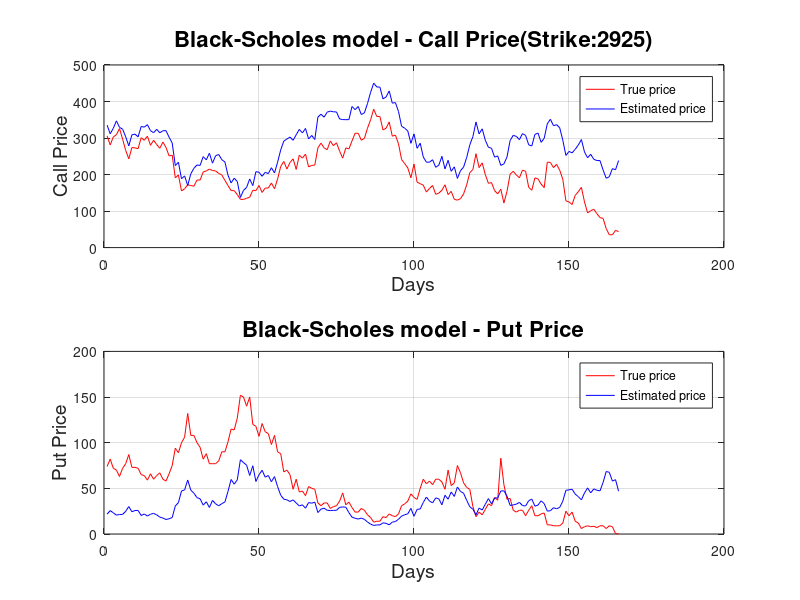
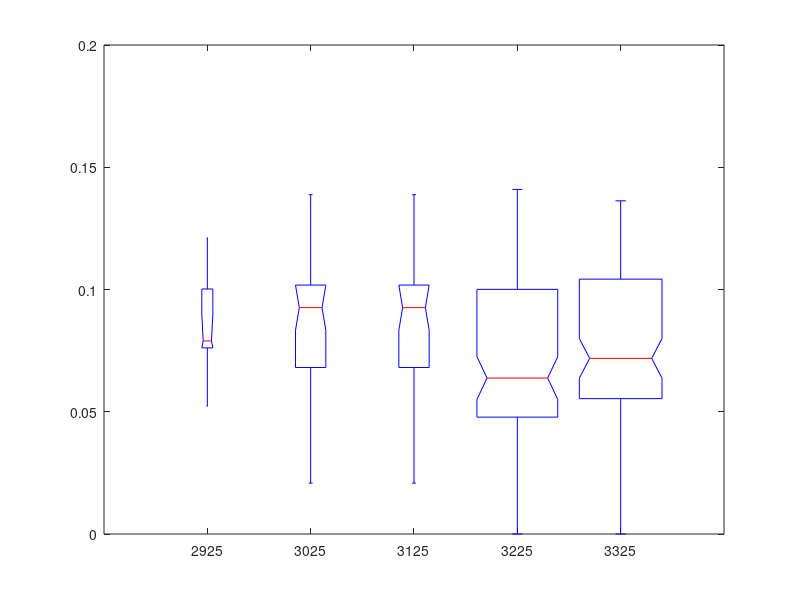

These charts were generated, in order, by the following MATLAB code:
load('c2925.mat');load('p2925.mat');load('c3025.mat');load('p3025.mat');
load('c3125.mat');load('p3125.mat');load('c3225.mat');load('p3225.mat');
load('c3325.mat');load('p3325.mat');
strike = [2925;3025;3125;3225;3325];
[rows,cols] = size(c2925);
T = floor(rows/4);
price = zeros(rows-T-1,1);
%price(:,1) = c2925(2:rows-T,3);
price(:,1) = c2925(T+2:rows,3);
% calculate returns (from Day 2)
ftse = zeros(rows,1);
ftse(:,1) = c2925(1:rows,3);
returns = zeros(rows-1,1);
for i = 1:rows-1
    returns(i,1) = log(ftse(i+1,1)/ftse(i,1));
end
% calculate volatitily (sliding window range T)
volatility = zeros(rows-1-T,1);
r = 0;
for i = 1:rows-1-T
    volatility(i,1) = std(returns(1+r:T+r,1))*sqrt(222);
    r = r+1;
end
[Call1, Put1] = blsprice(price,strike(1),0.06,0.6,volatility); %2925
[Call2, Put2] = blsprice(price,strike(2),0.06,0.6,volatility); %3025
[Call3, Put3] = blsprice(price,strike(3),0.06,0.6,volatility); %3125
[Call4, Put4] = blsprice(price,strike(4),0.06,0.6,volatility); %3225
[Call5, Put5] = blsprice(price,strike(5),0.06,0.6,volatility); %3325
figure;
ax1 = subplot(2,1,1);
box on;
grid on;
hold on;
plot(ax1,c2925(T+2:end,2),'r');
plot(ax1,Call1,'b');
xlabel(ax1,"Days",'FontSize',14);
ylabel(ax1,"Call Price",'FontSize',14);
title(ax1,"Black-Scholes model - Call Price(Strike:2925)",'FontSize',16);
legend("True price","Estimated price");
ax2 = subplot(2,1,2);
box on;
grid on;
hold on;
plot(ax2,p2925(T+2:end,2),'r');
plot(ax2,Put1,'b');
xlabel(ax2,"Days",'FontSize',14);
ylabel(ax2,"Put Price",'FontSize',14);
title(ax2,"Black-Scholes model - Put Price",'FontSize',16);
legend("True price","Estimated price");

% implied volatility
temp_c2925 = c2925(T+2:end,:);
temp_c3025 = c3025(T+2:end,:);
temp_c3125 = c3125(T+2:end,:);
temp_c3225 = c3225(T+2:end,:);
temp_c3325 = c3325(T+2:end,:);
k = 90;
idx = randperm(166,k);
value = zeros(k,5);
value(:,1) = temp_c2925(idx,2);
value(:,2) = temp_c3025(idx,2);
value(:,3) = temp_c3125(idx,2);
value(:,4) = temp_c3225(idx,2);
value(:,5) = temp_c3325(idx,2);
temp_price = zeros(k,1);
temp_price = temp_c2925(idx,3);
rate = 0.06;
time = 0.6;
Volatility = zeros(k,5);
Volatility(:,1) = blsimpv(temp_price,strike(1),rate,time,value(:,1));
Volatility(:,2) = blsimpv(temp_price,strike(2),rate,time,value(:,2));
Volatility(:,3) = blsimpv(temp_price,strike(3),rate,time,value(:,3));
Volatility(:,4) = blsimpv(temp_price,strike(4),rate,time,value(:,4));
Volatility(:,5) = blsimpv(temp_price,strike(5),rate,time,value(:,5));
temp_vola = zeros(k,1);
temp_vola(:,1) = volatility(idx);
figure;
boxplot([Volatility(:,1) Volatility(:,2) Volatility(:,2) Volatility(:,4) Volatility(:,5)],'Notch','on','Labels',{'2925','3025','3125','3225','3325'});